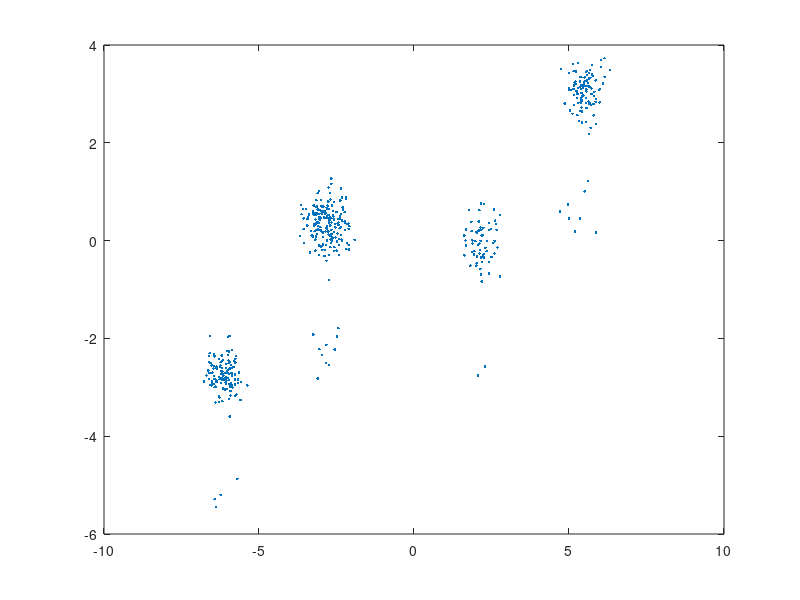

Write the MATLAB code that produced this figure.
%%%%%%%%%%%%%%%%%%%%%%%%%%%%%%%%%%%%%%%%%%%%%%%%%%%%%%%%%%%%%%%%%%%%%%%%%%%
% Y = [Y_1,...,Y_T]                         D  * T
% S_t = [S^{1}|...|S^{M}]'                  MK * 1
% S = [S_1,...,S_T]                         MK * T
% W = [W^{1}|...|W^{M}]                     D  * MK
% P_{i,j} = P(S_{t+1} = i | S_{t+j} = j) 
% P = [P^{1}|...|P^{M}]]'                   MK  * K
%%%%%%%%%%%%%%%%%%%%%%%%%%%%%%%%%%%%%%%%%%%%%%%%%%%%%%%%%%%%%%%%%%%%%%%%%%%

%clear;

% To be able to repeat
rng('default');
rng(1);

% Parameters
K = 2;
M = 3;
D = 2;
T = 500;

% Generate random parameters

Pi = rand(M,K);
Pi = Pi ./ sum(Pi,2);

P = rand(M*K,K);
P = P ./ sum(P,2);

W = 2 * randn(D,M*K);

%C = diag(rand(1,D)); % To be sure it is psd
C = 0.1 * eye(D);

% Compute sequence of hidden and observable varibles
S = zeros(M*K,T);
Y = zeros(D,T);

% Initialization
S(:,1) = reshape(mnrnd(1,Pi)',[K*M,1]);
mu = 0;
for m = 1:M
    mu = mu + W(:,((m-1)*K+1):m*K) * S((m-1)*K+1:m*K,1);
end
Y(:,1) = mvnrnd(mu,C);
    
for t = 2:T
    mu = 0;
    for m = 1:M
        S((m-1)*K+1:m*K,t) = reshape(mnrnd(1,S((m-1)*K+1:m*K,t-1)'*P((m-1)*K+1:m*K,:)),[K,1]);
        mu = mu + W(:,((m-1)*K+1):m*K) * S((m-1)*K+1:m*K,t);
    end
    Y(:,t) = mvnrnd(mu,C);
end

plot(Y(1,:),Y(2,:),'.');
